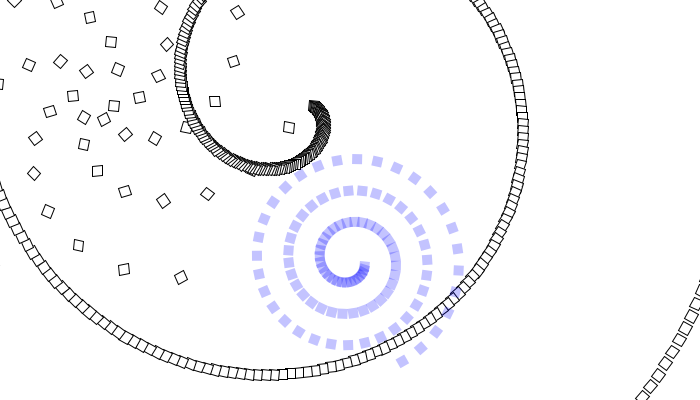
Frame 1 (no input)
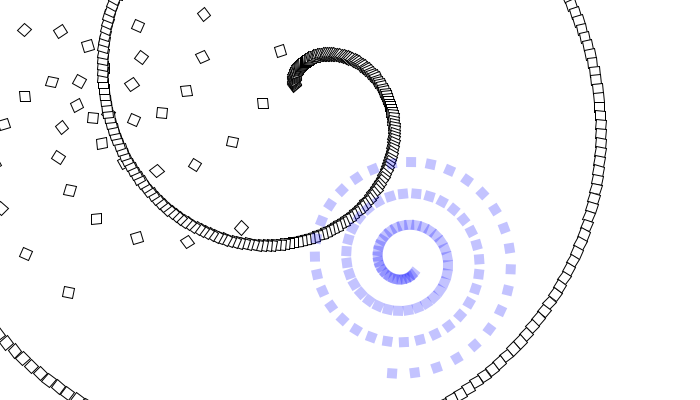
Frame 60 (the mouse pressed at the canvas centre just before this capture)
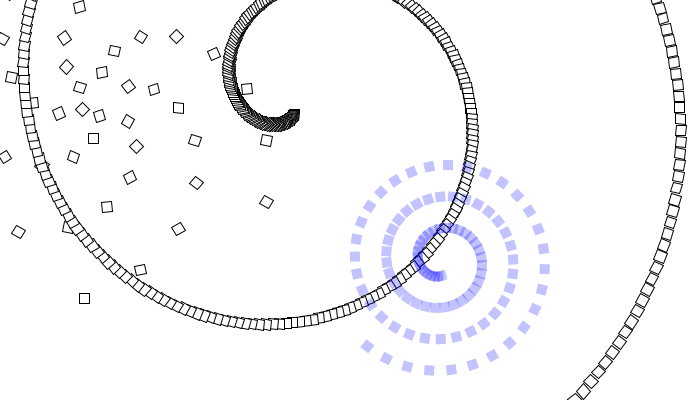
Frame 120 (the mouse held since frame 60 and released just before this capture)

The Processing sketch that drew these frames (run headless with seeded random() and noise(); from frame 60 on, the mouse is pressed at the canvas centre):

// Processing sketch: PV015SpiraleSballa
// ── PV015SpiraleSballa.pde
float angle1 = 0.0;
float angle2 = 0.0;
float time = 0.0;

void setup()
{
  size(700, 400);
}

void draw()
{
  background(255);
  spirale(100, 100, angle1, 50, map(mouseX, 0, width, 1, 1.2), 4);
  spirale(300, 100, angle2, 10000, 0.03, 1);
  pushStyle();
  noStroke();
  fill(0, 0, 255, 60);
  spirale((int)(100*sin(angle1)) + width/2, 260, angle1, 100, 0.2, 1);
  popStyle();
  angle1 += 0.01;
  angle2 -= 0.04;
}

void spirale(int x, int y, float angolo, int nEl, float rot, float deltaX)
{
  int localX = 10;
  float angle = 0.1;

  pushMatrix();
  translate(x, y);
  rotate(angolo);
  for (int i = 0; i < nEl; i++)
  {
    pushMatrix();
    rotate(angle);
    translate(localX, 0);
    rect(0, 0, 10, 10);
    popMatrix();
    localX += deltaX;
    angle += rot;
  }

  popMatrix();
}

void rosa()
{
  translate(mouseX, mouseY);
  for (int i = 0; i < 20; i++)
  {
    rotate(angle1);
    rect(0, 0, 20, 20);

    angle1 += 0.1;
    time += 0.1;
  }
}

void rosaGrowing()
{
  pushStyle();
  stroke(0);
  fill(0, 80, 180, 10.0);
  translate(mouseX, mouseY);
  int radius = 10;
  for (int i = 0; i < 20; i++)
  {
    rotate(angle1);
    ellipse(0, 0, radius, radius);
    translate(10, 0);

    angle1 += 0.1;
    time += 0.1;
  }
  popStyle();
}
